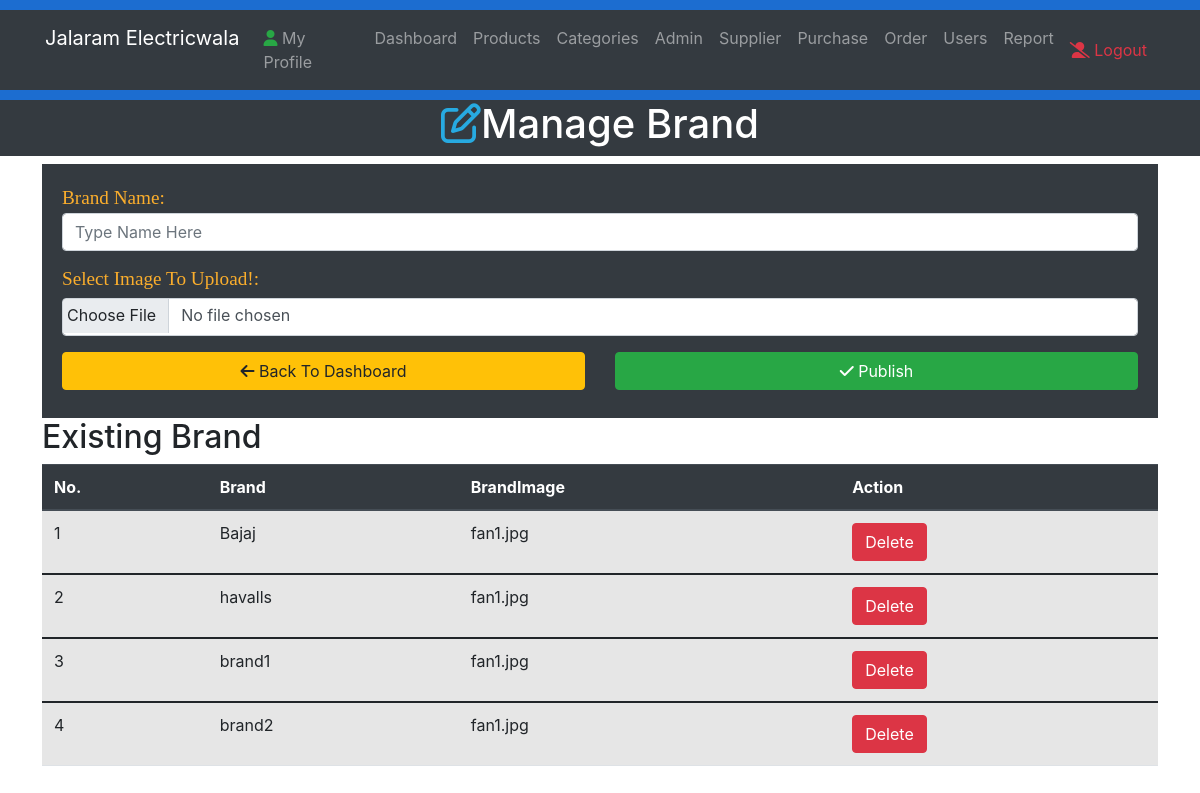
The app's page /Admin/Brand.php with its own data.
### tables this page shows
CREATE TABLE `brand` (
  `brand_id` int(11) NOT NULL,
  `brand` varchar(30) NOT NULL,
  `bimage` varchar(50) NOT NULL
);

### Admin/Brand.php (the view, shortened to what this page needs)
<?php require_once("Includes/Header.php");?>
<!DOCTYPE html>
<html lang="en">
<head>
    <link rel="stylesheet" href="Css/Style.css">
    <link href="https://cdn.jsdelivr.net/npm/bootstrap@5.1.3/dist/css/bootstrap.min.css" rel="stylesheet"
>
    <link rel="stylesheet" href="https://stackpath.bootstrapcdn.com/bootstrap/4.4.1/css/bootstrap.min.css"
>
</head>
<body>
    <header class="bg-dark text-white text-center">
        <div class="container">
            <div class="row">
                <h1><i class="fa fa-edit" style="color:#27aae1;"></i>Manage Brand</h1>
            </div>
        </div>
    </header>
    <section class="container py-2 mb-4">
        <div class="row">
            <form class="form" action="Brand.php" method="post" enctype="multipart/form-data">
            <div class="offset-lg-1-col-lg-10 foot">
                        <form class="" action="" method="post">
                        <div class="card-body bg-dark">
                            <div class="form-group">
                                <lable for="title"><span class="FieldInfo">Brand Name:</span></lable>
                                <input class="form-control" type="text" name="BrandTitle" id="title"
                                    placeholder="Type Name Here" value="" required>
                            </div>
                            <h6><span class="FieldInfo">Select Image To Upload!:</h6>
                            <div class="form-group">
                                <input type="file" name="Image" id="imageSelect" class="form-control p-1" value="" required>
                            </div>
                            <div class="row">
                                <div class="col-lg-6 mb-2">
                                    <a href="Dashboard.php" class="btn btn-warning btn-block"><i
                                            class="fas fa-arrow-left"></i> Back To Dashboard</a>
                                </div>
                                <div class="col-lg-6 mb-2">
                                    <button type="submit" name="addbrand" class="btn btn-success btn-block">
                                        <i class="fas fa-check"></i> Publish
                                    </button>
                                </div>
                            </div>
                        </div>
                        <h2>Existing Brand</h2>
        <table class="table table-striped table-hover">
        <thead class="thead-dark ">
        <tr>
        <th>No.</th>
        <th>Brand</th>
        <th>BrandImage</th>
        <th>Action</th>
        </tr>
        </thead>
    <?php
    global $ConnectingDB;
    $sql = "select * from brand";
    $stmt = $ConnectingDB->query($sql);
    $No =0;
    while($DataRows = $stmt->fetch()){
        $Id = $DataRows["brand_id"];
        $Brand = $DataRows["brand"];
        $ImgBrand = $DataRows["bimage"];
        $No++;
    ?>
    <tbody>
    <tr>
    <td><?php echo htmlentities($No);?></td>
    <td><?php echo htmlentities($Brand);?></td>
    <td><?php echo htmlentities($ImgBrand);?></td>
    <td>
        <a href="Delete.php?id=<?php echo $Id;?>&type=brand" ><span class="btn btn-danger">Delete</span></a>
    </td>
    </tr>
    </tbody>
    <?php
    }
    ?>
    </table>
                        </form>
                </div>
            </form>
        </div>
    </section>
</body>
</html>

### Admin/Includes/Header.php (shortened to what this page needs)
<div style="height: 10px;background-color: #1C6DD0;"></div>
    <nav class="navbar navbar-expand-lg navbar-dark bg-dark">
        <div class="container">
            <div class="collapse navbar-collapse" id="navbarcollapseCMS">
                <ul class="navbar-nav mr-auto">
                    <li class="nav-item">
                        <a href="#" class="navbar-brand">Jalaram Electricwala</a>
                    </li>
                    <li class="nav-item">
                        <a href="MyProfile.php" class="nav-link"><i class="fas fa-user text-success"></i> My
                            Profile</a>
                    </li>
                    <li class="nav-item">
                        <a href="Dashboard.php" class="nav-link">Dashboard</a>
                    </li>
                    <li class="nav-item">
                        <a href="Products.php" class="nav-link">Products</a>
                    </li>
                    <li class="nav-item">
                        <a href="Categories.php" class="nav-link">Categories</a>
                    </li>
                    <li class="nav-item">
                        <a href="Admins.php" class="nav-link">Admin</a>
                    </li>
                    <li class="nav-item">
                        <a href="AddNewSupplier.php" class="nav-link">Supplier</a>
                    </li>
                    <li class="nav-item">
                        <a href="purchase.php" class="nav-link">Purchase</a>
                    </li>
                    <li class="nav-item">
                        <a href="Order.php" class="nav-link">Order</a>
                    </li>
                    <li class="nav-item">
                        <a href="Users.php" class="nav-link">Users</a>
                    </li>
                    <li class="nav-item">
                        <a href="Report.php" class="nav-link">Report</a>
                    </li>
                </ul>
                <ul class="navbar-nav ml-auto">
                    <li class="navbar-item">
                        <a href="Logout.php" class="nav-link ml-auto text-danger">
                            <i class="fas fa-user-alt-slash "></i> Logout</a>
                    </li>
                </ul>
            </div>
        </div>
    </nav>
    <div style="height: 10px;background-color: #1C6DD0;"></div>

### Admin/Css/Style.css (style rules this page uses)
.foot { height: 400px; }
.FieldInfo { color: rgb(251,174,44); font-family: Bitter,Georgia, 'Times New Roman', Times, serif; font-size: 1.2em; }

### records on screen
brand: brand "Bajaj", bimage "fan1.jpg"
brand: brand "havalls", bimage "fan1.jpg"
brand: brand "brand1", bimage "fan1.jpg"
brand: brand "brand2", bimage "fan1.jpg"
